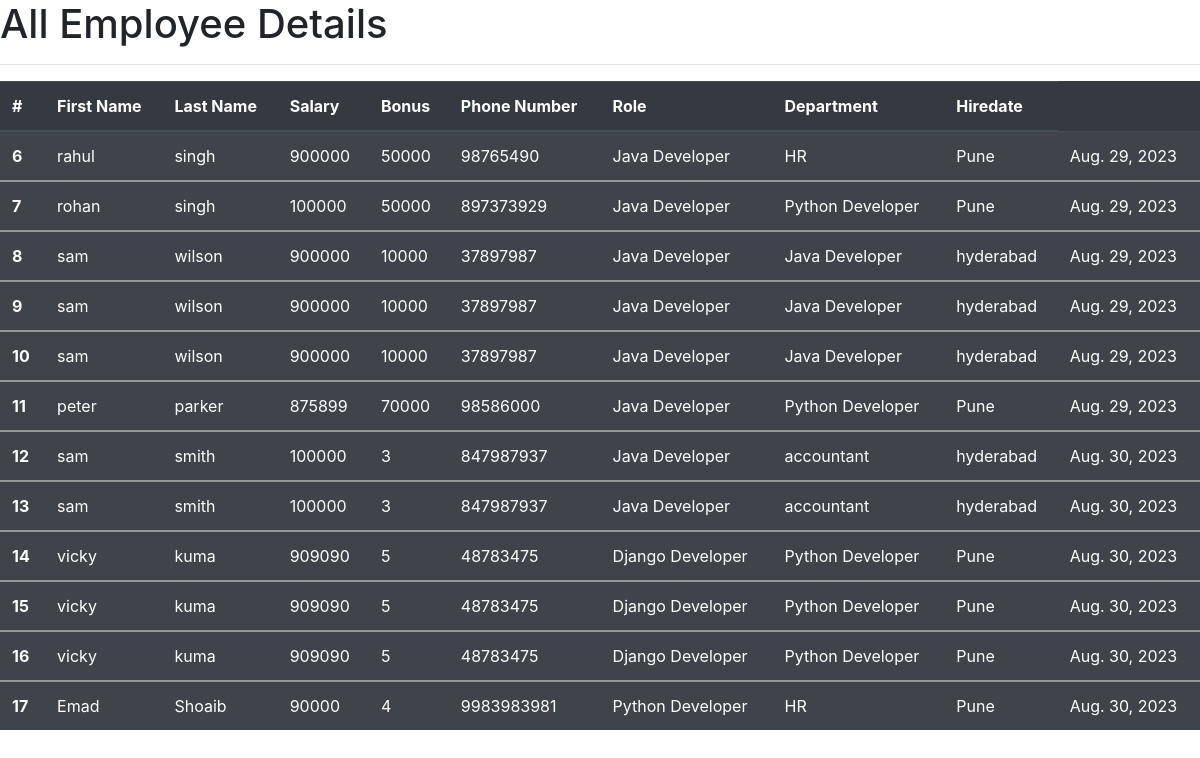
The app's page /allEmp with its own data.
### EMSA/models.py (models this page shows, shortened)
class Employee(models.Model):
    first_name = models.CharField(max_length=30, null=False)
    last_name = models.CharField(max_length=30, null=False)
    dept = models.ForeignKey(Department, on_delete=models.CASCADE)
    salary = models.IntegerField(default=0)
    bonus = models.IntegerField(default=0)
    role = models.ForeignKey(Role,on_delete=models.CASCADE)
    phone = models.IntegerField(default=0)
    hire_date = models.DateField()
    def __str__(self):
        return "%s %s %s" %(self.first_name, self.last_name, self.phone, )

class Role(models.Model):
    name = models.CharField(max_length=100,null=False)

class Department(models.Model):
    name = models.CharField(max_length=100, null=False)
    location = models.CharField(max_length=100)

### EMSA/views.py (the view)
# urls.py: path('allEmp',views.allEmp,name="allEmp"),
def allEmp(request):
    emps = Employee.objects.all()
    context={
        'emps' : emps
    }
    print(context)
    return render(request,'allEmp.html',context)

### EMSA/templates/allEmp.html (shortened to what this page needs)
<!doctype html>
<html lang="en">
  <head>
    <link rel="stylesheet" href="https://cdn.jsdelivr.net/npm/bootstrap@4.4.1/dist/css/bootstrap.min.css">
  </head>
  <body>
    <h1>All Employee Details</h1>
    <hr>
    <table class="table table-striped table-dark">
      <thead>
        <tr>
          <th scope="col">#</th>
          <th scope="col">First Name </th>
          <th scope="col">Last Name </th>
          <th scope="col">Salary </th>
          <th scope="col">Bonus </th>
          <th scope="col">Phone Number </th>
          <th scope="col">Role</th>
          <th scope="col">Department </th>
          <th scope="col">Hiredate</th>
        </tr>
      </thead>
          {% for emp in emps %}
      <tbody>
        <tr>
          <th scope="row">{{emp.id}}</th>
          <td>{{emp.first_name}}</td>
          <td>{{emp.last_name}}</td>
          <td>{{emp.salary}}</td>
          <td>{{emp.bonus}}</td>
          <td>{{emp.phone}}</td>
          <td>{{emp.role.name}}</td>
          <td>{{emp.dept.name}}</td>
          <td>{{emp.dept.location}}</td>
          <td>{{emp.hire_date}}</td>
        </tr>
      </tbody>
          {% endfor %}
    </table>
  </body>
</html>

### records on screen
Employee: id "6", first_name "rahul", last_name "singh", salary "900000", bonus "50000", phone "98765490", role.name "Java Developer", dept.name "HR", dept.location "Pune", hire_date "Aug. 29, 2023"
Employee: id "7", first_name "rohan", last_name "singh", salary "100000", bonus "50000", phone "897373929", role.name "Java Developer", dept.name "Python Developer", dept.location "Pune", hire_date "Aug. 29, 2023"
Employee: id "8", first_name "sam", last_name "wilson", salary "900000", bonus "10000", phone "37897987", role.name "Java Developer", dept.name "Java Developer", dept.location "hyderabad", hire_date "Aug. 29, 2023"
Employee: id "9", first_name "sam", last_name "wilson", salary "900000", bonus "10000", phone "37897987", role.name "Java Developer", dept.name "Java Developer", dept.location "hyderabad", hire_date "Aug. 29, 2023"
Employee: id "10", first_name "sam", last_name "wilson", salary "900000", bonus "10000", phone "37897987", role.name "Java Developer", dept.name "Java Developer", dept.location "hyderabad", hire_date "Aug. 29, 2023"
Employee: id "11", first_name "peter", last_name "parker", salary "875899", bonus "70000", phone "98586000", role.name "Java Developer", dept.name "Python Developer", dept.location "Pune", hire_date "Aug. 29, 2023"
Employee: id "12", first_name "sam", last_name "smith", salary "100000", bonus "3", phone "847987937", role.name "Java Developer", dept.name "accountant", dept.location "hyderabad", hire_date "Aug. 30, 2023"
Employee: id "13", first_name "sam", last_name "smith", salary "100000", bonus "3", phone "847987937", role.name "Java Developer", dept.name "accountant", dept.location "hyderabad", hire_date "Aug. 30, 2023"
Employee: id "14", first_name "vicky", last_name "kuma", salary "909090", bonus "5", phone "48783475", role.name "Django Developer", dept.name "Python Developer", dept.location "Pune", hire_date "Aug. 30, 2023"
Employee: id "15", first_name "vicky", last_name "kuma", salary "909090", bonus "5", phone "48783475", role.name "Django Developer", dept.name "Python Developer", dept.location "Pune", hire_date "Aug. 30, 2023"
Employee: id "16", first_name "vicky", last_name "kuma", salary "909090", bonus "5", phone "48783475", role.name "Django Developer", dept.name "Python Developer", dept.location "Pune", hire_date "Aug. 30, 2023"
Employee: id "17", first_name "Emad", last_name "Shoaib", salary "90000", bonus "4", phone "9983983981", role.name "Python Developer", dept.name "HR", dept.location "Pune", hire_date "Aug. 30, 2023"
